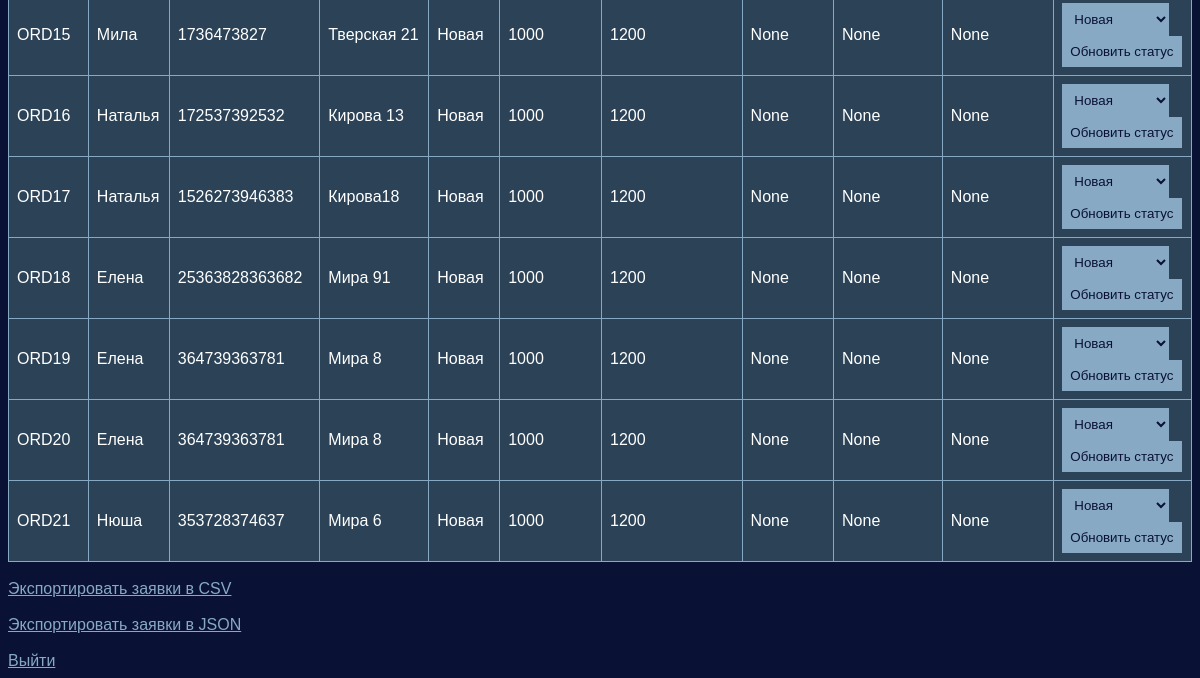
Page /admin/dashboard (signed in, lower part) on the earlier database version.
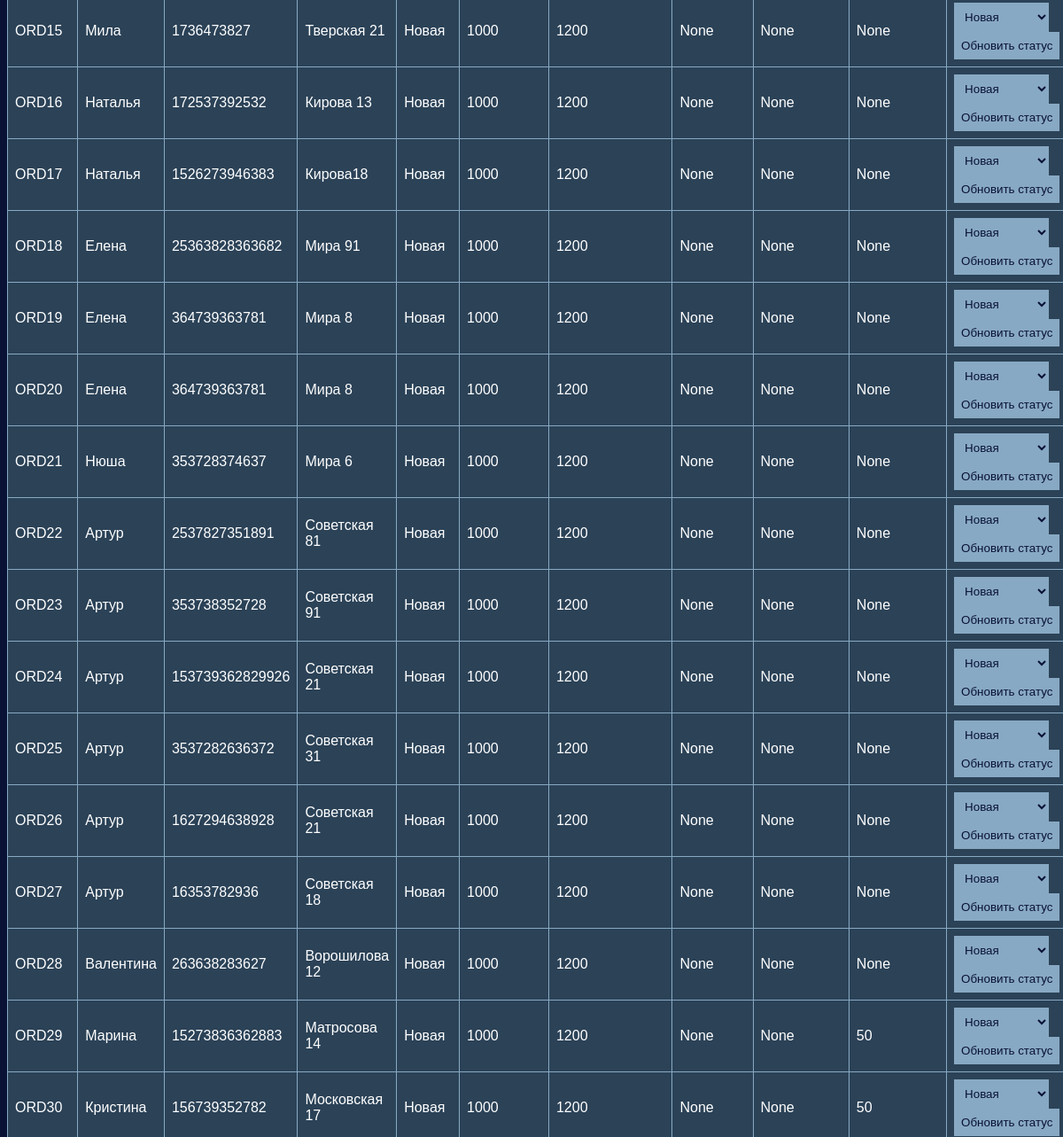
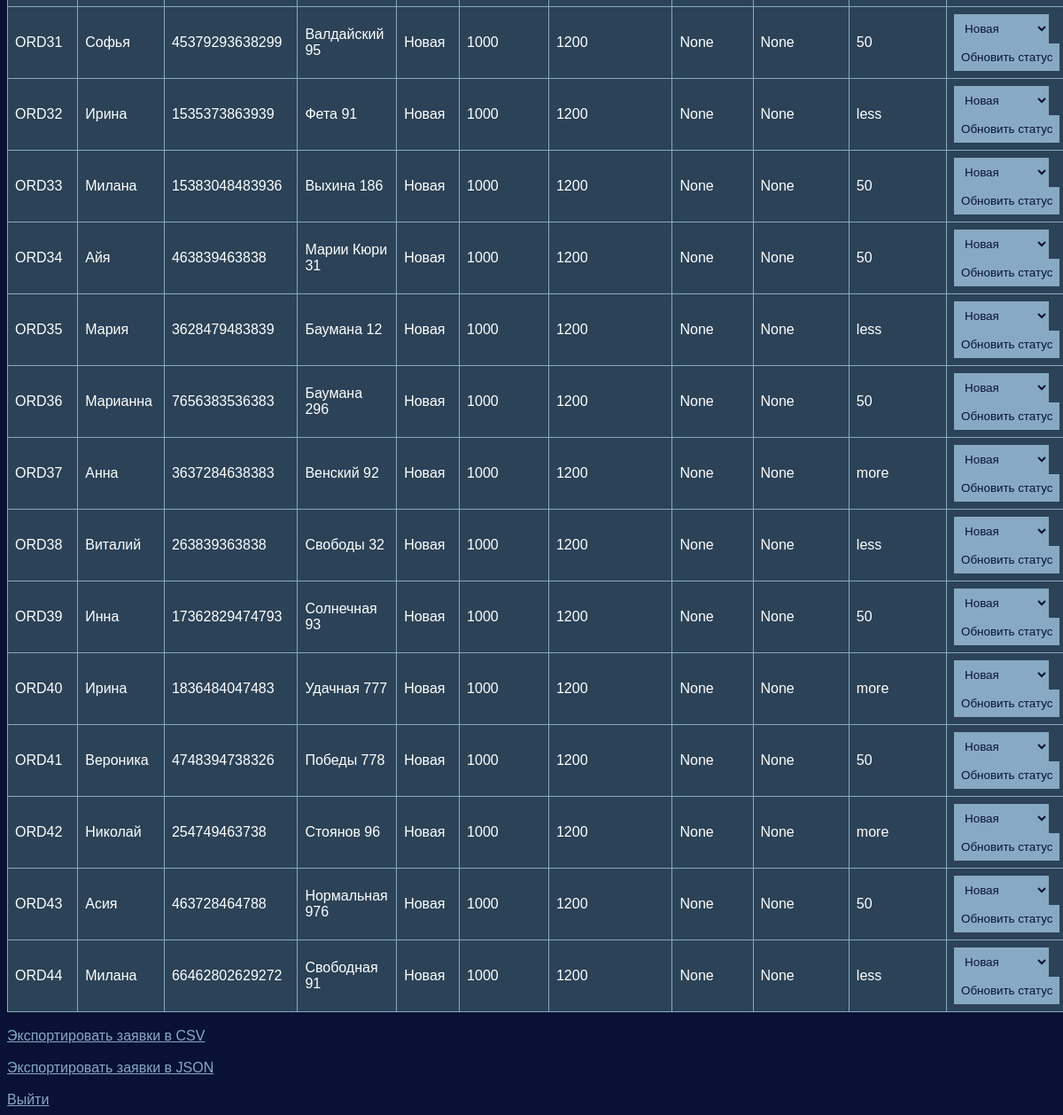
Same page on the later database version (2 pictures, top to bottom).
### tables this page shows
CREATE TABLE orders (
            id INTEGER PRIMARY KEY AUTOINCREMENT,
            client_id INTEGER NOT NULL,  
            order_id TEXT NOT NULL,
            order_status TEXT DEFAULT 'Новая',
            order_date TEXT,
            estimated_price INTEGER,
            final_price INTEGER,
            poison_type TEXT,
            insect_type TEXT,
            insect_quantity TEXT,
            client_contact TEXT,
            client_address TEXT,
            client_property_type TEXT,
            client_area INTEGER, user_id INTEGER, disinsector_id INTEGER,
            FOREIGN KEY (client_id) REFERENCES users(id)  -- Внешний ключ
        );

CREATE TABLE users (
            id INTEGER PRIMARY KEY AUTOINCREMENT,
            name TEXT NOT NULL,
            object TEXT NOT NULL,
            insect_quantity TEXT NOT NULL,
            disinsect_experience TEXT NOT NULL,
            phone TEXT NOT NULL,
            address TEXT NOT NULL
        );

### app.py (the view)
@app.route('/admin/dashboard', methods=['GET', 'POST'])
def admin_dashboard():
    if 'user_id' in session and session.get('role') == 'admin':
        conn = sqlite3.connect('disinsect_data.db')
        cur = conn.cursor()
        cur.execute('''
            SELECT o.order_id, u.name, u.phone, u.address, o.order_status, o.estimated_price, o.final_price,
                   o.poison_type, o.insect_type, o.insect_quantity
            FROM orders o
            JOIN users u ON o.client_id = u.id
        ''')
        clients = cur.fetchall()
        conn.close()
        if clients:
            return render_template('admin_dashboard.html', clients=clients, filter_status='Все')
        else:
            flash("Нет заявок для отображения")
            return redirect(url_for('admin_dashboard'))
    else:
        return redirect(url_for('login'))

### templates/admin_dashboard.html (shortened to what this page needs)
<!DOCTYPE html>
<html lang="en">
<head>
</head>
<body>
    {% if session.get('role') == 'admin' %}
    <br><br>
    {% endif %}
    {% if clients %}
    <table border="1">
        {% for client in clients %}
        <tr>
            <td>{{ client[0] }}</td>
            <td>{{ client[1] }}</td>
            <td>{{ client[2] }}</td>
            <td>{{ client[3] }}</td>
            <td>{{ client[4] }}</td>
            <td>{{ client[5] }}</td>
            <td>{{ client[6] }}</td>
            <td>{{ client[7] }}</td>
            <td>{{ client[8] }}</td>
            <td>{{ client[9] }}</td>
            <td>
                <form method="POST">
                    <select name="status">
                        <option value="Новая" {% if client[4] == 'Новая' %}selected{% endif %}>Новая</option>
                    </select>
                    <input type="submit" value="Обновить статус">
                </form>
            </td>
        </tr>
        {% endfor %}
    </table>
    {% else %}
        <p>Заявок нет.</p>
    {% endif %}
    <br>
    <a href="{{ url_for('export_csv') }}">Экспортировать заявки в CSV</a>
    <br><br>
    <a href="{{ url_for('export_json') }}">Экспортировать заявки в JSON</a>
    <br><br>
    <a href="{{ url_for('logout') }}">Выйти</a>
</body>
</html>

### templates/admin_dashboard.html (style rules this page uses)
body { font-family: Arial, sans-serif; background-color: #091235; color: #fff; }
table { width: 100%; border-collapse: collapse; background-color: #2B4257; color: #fff; }
select, input[type="submit"] { padding: 8px; background-color: #88A9C3; border: none; color: #091235; cursor: pointer; }
a { color: #88A9C3; }

Differences in the rows shown:
added orders: order "ORD22", name "Артур", phone "2537827351891", address "Советская 81", order_status "Новая", estimated_price "1000", final_price "1200", client "None", status "Новая"
added orders: order "ORD23", name "Артур", phone "353738352728", address "Советская 91", order_status "Новая", estimated_price "1000", final_price "1200", client "None", status "Новая"
added orders: order "ORD24", name "Артур", phone "153739362829926", address "Советская 21", order_status "Новая", estimated_price "1000", final_price "1200", client "None", status "Новая"
added orders: order "ORD25", name "Артур", phone "3537282636372", address "Советская 31", order_status "Новая", estimated_price "1000", final_price "1200", client "None", status "Новая"
added orders: order "ORD26", name "Артур", phone "1627294638928", address "Советская 21", order_status "Новая", estimated_price "1000", final_price "1200", client "None", status "Новая"
added orders: order "ORD27", name "Артур", phone "16353782936", address "Советская 18", order_status "Новая", estimated_price "1000", final_price "1200", client "None", status "Новая"
added orders: order "ORD28", name "Валентина", phone "263638283627", address "Ворошилова 12", order_status "Новая", estimated_price "1000", final_price "1200", client "None", status "Новая"
added orders: order "ORD29", name "Марина", phone "15273836362883", address "Матросова 14", order_status "Новая", estimated_price "1000", final_price "1200", client "None", insect_quantity "50", status "Новая"
added orders: order "ORD30", name "Кристина", phone "156739352782", address "Московская 17", order_status "Новая", estimated_price "1000", final_price "1200", client "None", insect_quantity "50", status "Новая"
added orders: order "ORD31", name "Софья", phone "45379293638299", address "Валдайский 95", order_status "Новая", estimated_price "1000", final_price "1200", client "None", insect_quantity "50", status "Новая"
added orders: order "ORD32", name "Ирина", phone "1535373863939", address "Фета 91", order_status "Новая", estimated_price "1000", final_price "1200", client "None", insect_quantity "less", status "Новая"
added orders: order "ORD33", name "Милана", phone "15383048483936", address "Выхина 186", order_status "Новая", estimated_price "1000", final_price "1200", client "None", insect_quantity "50", status "Новая"
added orders: order "ORD34", name "Айя", phone "463839463838", address "Марии Кюри 31", order_status "Новая", estimated_price "1000", final_price "1200", client "None", insect_quantity "50", status "Новая"
added orders: order "ORD35", name "Мария", phone "3628479483839", address "Баумана 12", order_status "Новая", estimated_price "1000", final_price "1200", client "None", insect_quantity "less", status "Новая"
added orders: order "ORD36", name "Марианна", phone "7656383536383", address "Баумана 296", order_status "Новая", estimated_price "1000", final_price "1200", client "None", insect_quantity "50", status "Новая"
added orders: order "ORD37", name "Анна", phone "3637284638383", address "Венский 92", order_status "Новая", estimated_price "1000", final_price "1200", client "None", insect_quantity "more", status "Новая"
added orders: order "ORD38", name "Виталий", phone "263839363838", address "Свободы 32", order_status "Новая", estimated_price "1000", final_price "1200", client "None", insect_quantity "less", status "Новая"
added orders: order "ORD39", name "Инна", phone "17362829474793", address "Солнечная 93", order_status "Новая", estimated_price "1000", final_price "1200", client "None", insect_quantity "50", status "Новая"
added orders: order "ORD40", name "Ирина", phone "1836484047483", address "Удачная 777", order_status "Новая", estimated_price "1000", final_price "1200", client "None", insect_quantity "more", status "Новая"
added orders: order "ORD41", name "Вероника", phone "4748394738326", address "Победы 778", order_status "Новая", estimated_price "1000", final_price "1200", client "None", insect_quantity "50", status "Новая"
added orders: order "ORD42", name "Николай", phone "254749463738", address "Стоянов 96", order_status "Новая", estimated_price "1000", final_price "1200", client "None", insect_quantity "more", status "Новая"
added orders: order "ORD43", name "Асия", phone "463728464788", address "Нормальная 976", order_status "Новая", estimated_price "1000", final_price "1200", client "None", insect_quantity "50", status "Новая"
added orders: order "ORD44", name "Милана", phone "66462802629272", address "Свободная 91", order_status "Новая", estimated_price "1000", final_price "1200", client "None", insect_quantity "less", status "Новая"
